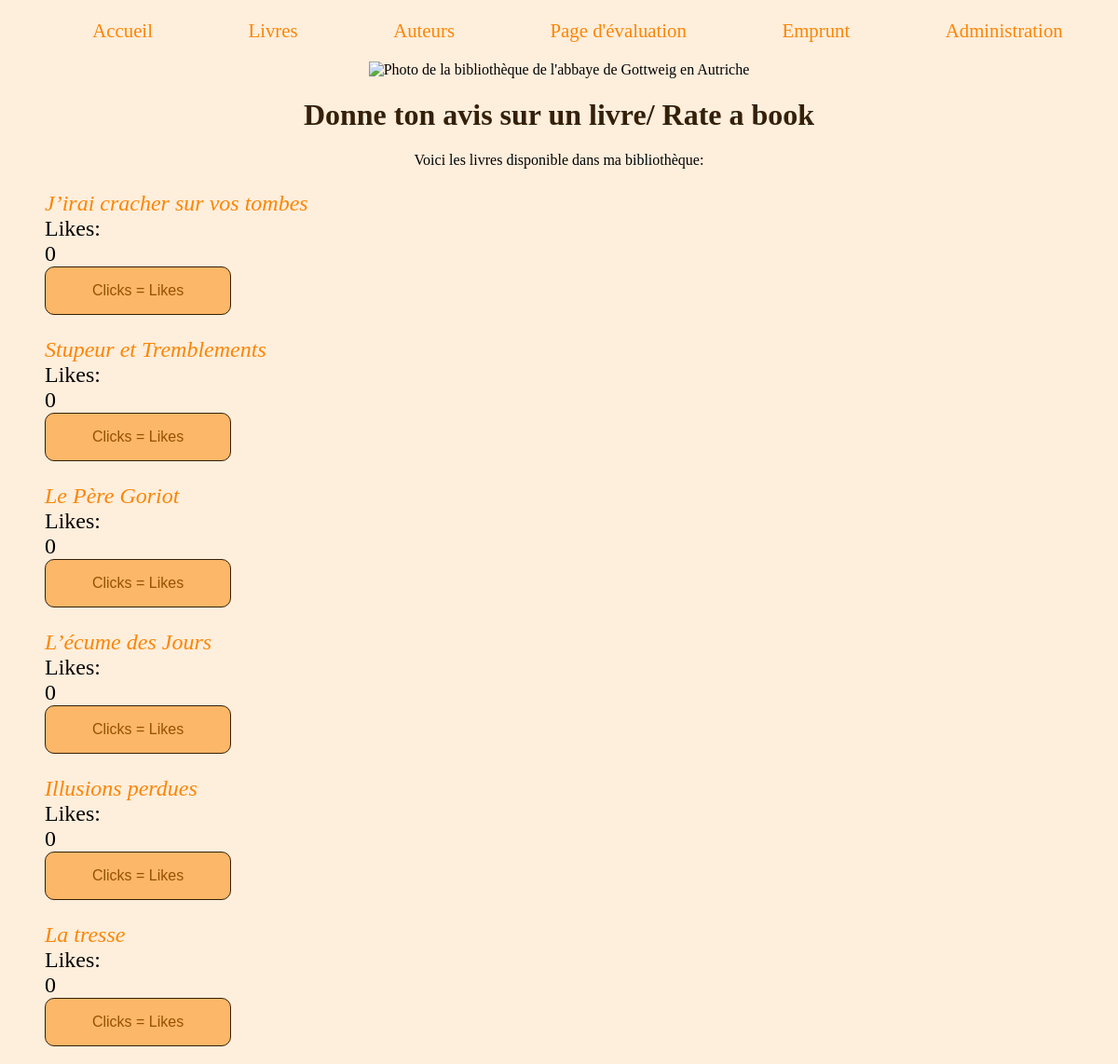
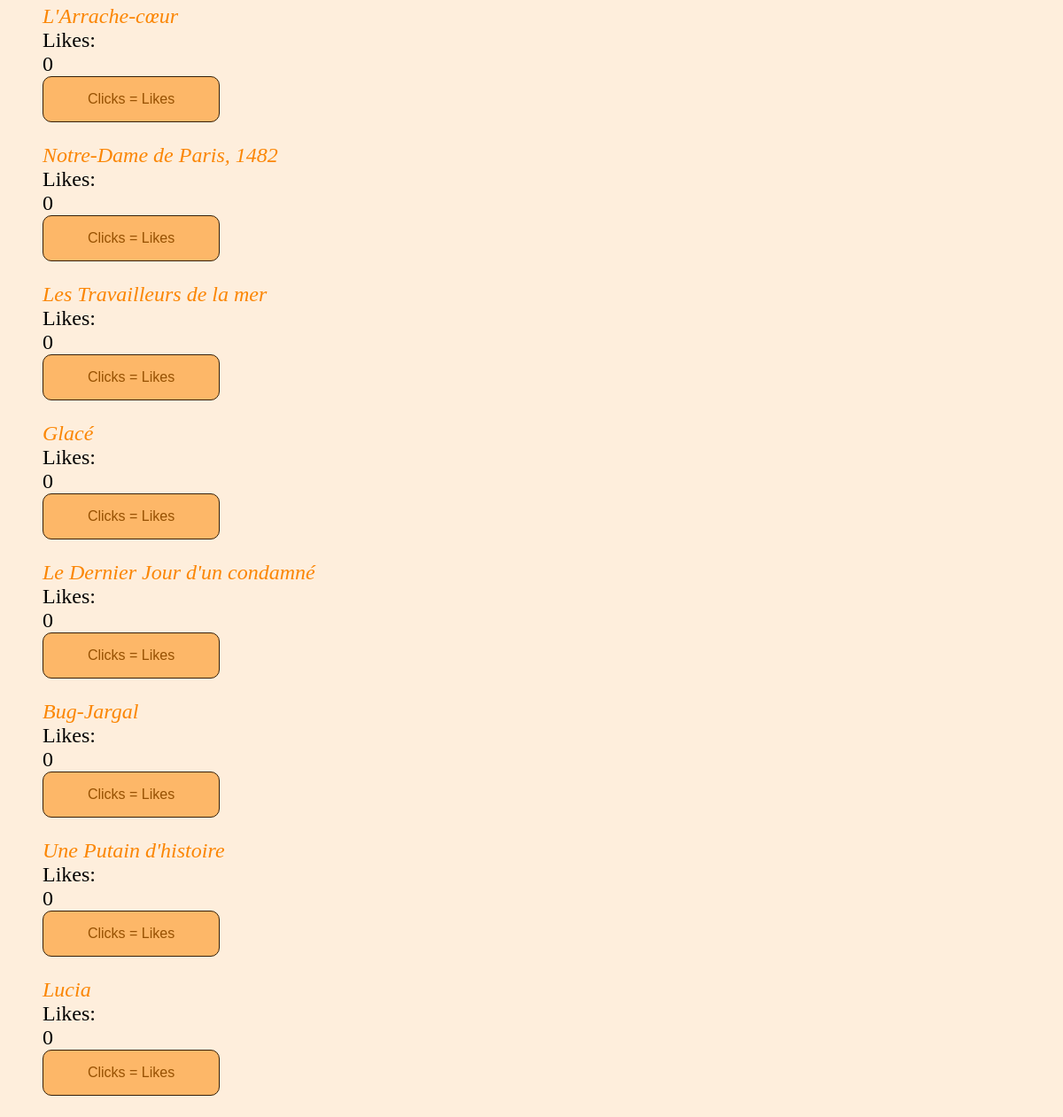
/ratingsPage.php, run on the app's committed database (2 pictures, top to bottom).
### tables this page shows
CREATE TABLE livres (
    `id` INT(11) NOT NULL AUTO_INCREMENT PRIMARY KEY,
    `titre` VARCHAR(50),
    `sorti` INT(11),
    `synopsis` TEXT,
    `auteur` INT(11),
    `pages` INT(11),
    `prix` DECIMAL(5, 2)
);

### ratingsPage.php (the view, shortened to what this page needs)
<!DOCTYPE html>
<html lang="fr">
	<head>
	</head>
	<?php
     include ('includes/head.php');
     include ('includes/nav.php');
     require('databases/connectDatabase.php');
     $bdd = connexionDB($host,$db_name,$login,$password);
     $requete= $bdd->prepare("SELECT * FROM livres");
     $requete->execute();
     $requete = $requete->fetchAll();
	 ?>
	<body>
		<div class="imagelibrary">
				<img src="Images/AustriaGoettweigAbbey.jpg" alt="Photo de la bibliothèque de l'abbaye de Gottweig en Autriche" title="Abbaye de Goettweig en Autriche" />
		</div>
		<h1>Donne ton avis sur un livre/ Rate a book</h1>
			<div class="intro">
				<p>Voici les livres disponible dans ma bibliothèque:</p>
			</div>
			<div>
					<?php
					foreach ($requete as $livre) {
					?>
					<section class = "ratings">
                    <ul>
    					<li><a href="livres.php" target="_blank"><em><?= $livre["titre"]?></em></a></li>
    					<li>Likes:</li>
    					<li id=<?= $livre['id']?>>0</li>
    					<button onclick="increment(<?= $livre['id']?>)" id ="increment-btn"> Clicks = Likes</button>
    				</ul>
    				</section>
					<?php } ?>
   			</div>
	</body>
	</html>

### style.css (style rules this page uses)
body { background-color: #FEEEDC; }
h1 { font-size: xx-large; text-align: center; color: #342009; }
a { text-decoration: none; color: #FB8604; font-style: normal; }
.imagelibrary { text-align: center; }
.intro { text-align: center; }
.ratings { font-size: x-large; list-style-type: none; margin: auto; }
ul { list-style-type: none; }
.ratings ul button#increment-btn { background-color: #FDB768; color: #975102; padding: 16px; font-size: 16px; border: none; cursor: pointer; width: 200px; border: 1px solid #342009; border-radius: 10px; }

### data on the page
livres: titre "J’irai cracher sur vos tombes"
livres: titre "Stupeur et Tremblements"
livres: titre "Le Père Goriot"
livres: titre "L’écume des Jours"
livres: titre "Illusions perdues"
livres: titre "La tresse"
livres: titre "L'Arrache-cœur"
livres: titre "Notre-Dame de Paris, 1482"
livres: titre "Les Travailleurs de la mer"
livres: titre "Glacé"
livres: titre "Le Dernier Jour d'un condamné"
livres: titre "Bug-Jargal"
livres: titre "Une Putain d'histoire"
livres: titre "Lucia"
